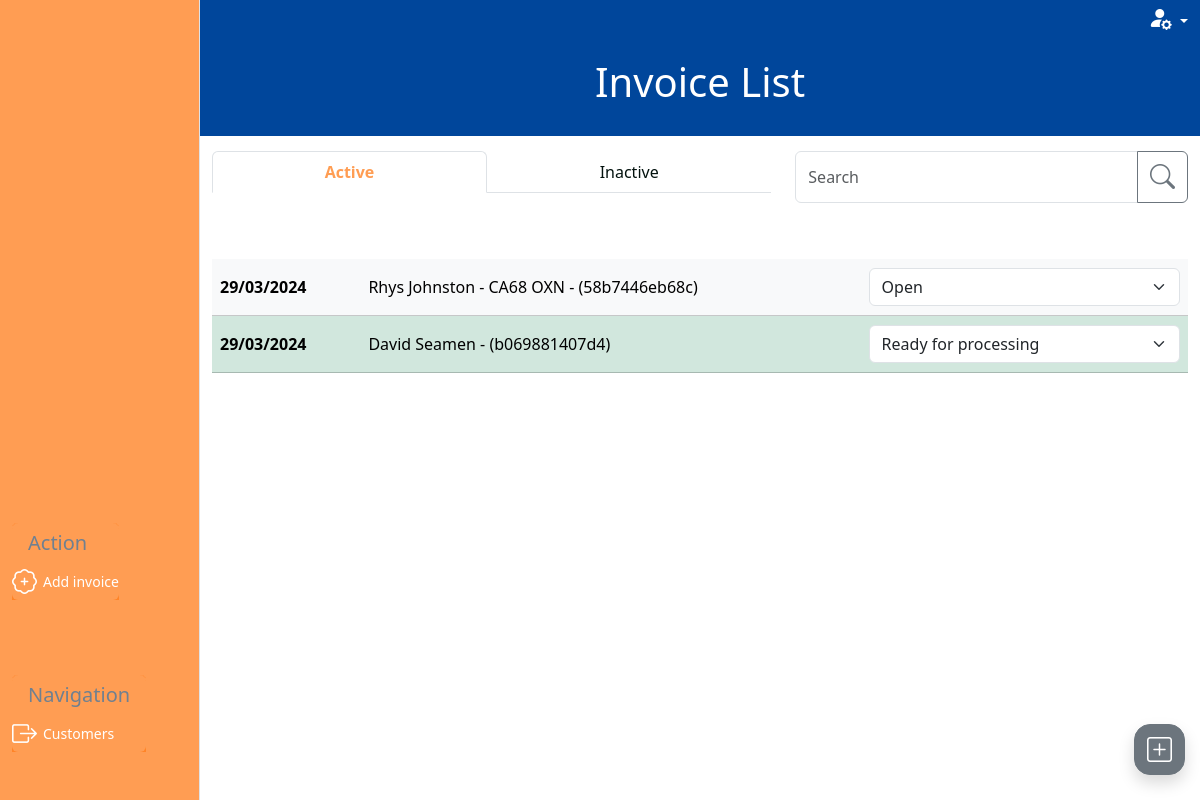
Before: /invoices/invoice_list with the older database file.
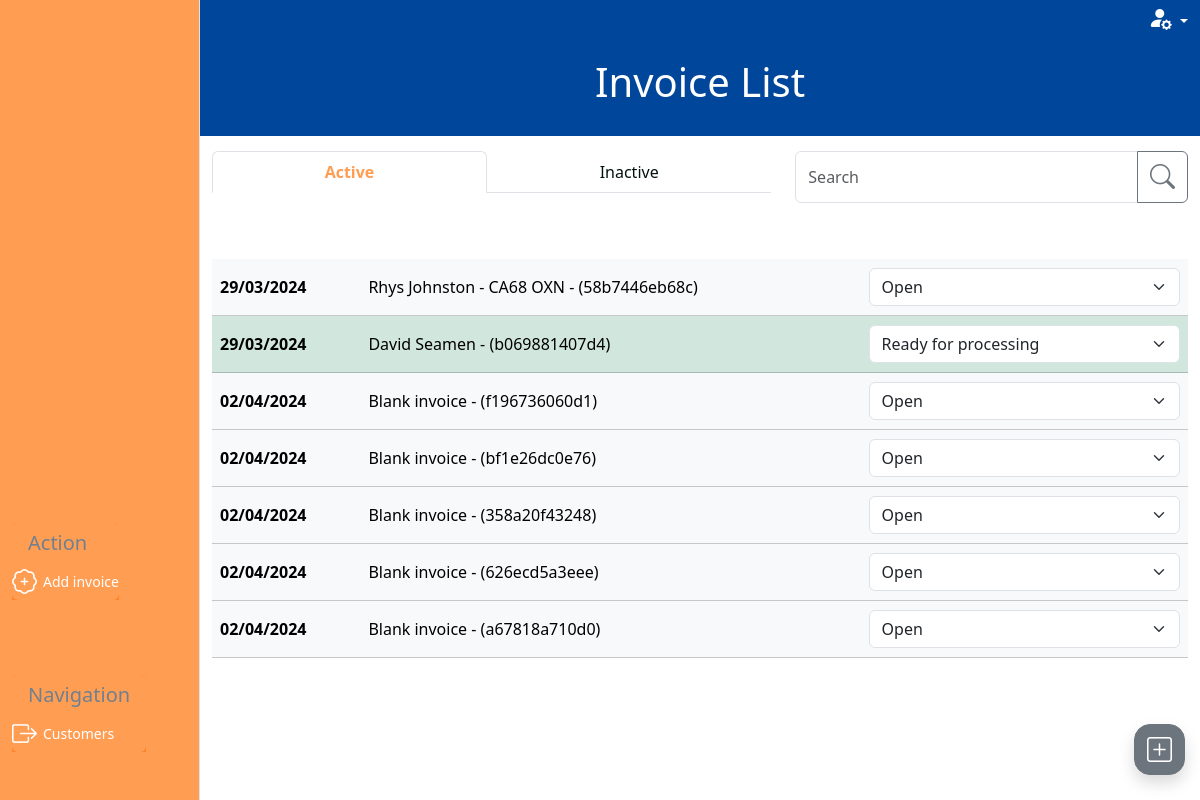
After: the same page with the newer database file.
### invoice/models.py (models this page shows, shortened)
class Invoice(models.Model):
    class InvoiceStatus(models.IntegerChoices):
        WORK_ON_HOLD = 1, 'Work on hold'
        OPEN = 2, 'Open'
        READY_FOR_PROCESSING = 3, 'Ready for processing'
        READY_FOR_VERIFICATION = 4, 'Ready for verification'
        SENT_TO_CUSTOMER = 5, 'Sent to customer'
        COMPLETE = 6, 'Complete'
    inv_number = models.CharField(
        max_length=10, null=True, editable=False)
    inv_integer = models.PositiveIntegerField(null=True, editable=False)
    customer = models.ForeignKey(
        Customer, on_delete=models.PROTECT, related_name='invoices',
        blank=True, null=True)
    vehicle = models.ForeignKey(
        Vehicle, on_delete=models.PROTECT, related_name='invoices',
        blank=True, null=True)
    date_in = models.DateTimeField(blank=True, null=True)
    mileage = models.PositiveIntegerField(blank=True, null=True)
    status = models.PositiveSmallIntegerField(
        choices=InvoiceStatus.choices, blank=True, null=True)
    active = models.BooleanField(default=True, blank=True, null=True)
    parts_subtotal = models.PositiveIntegerField(blank=True, null=True)
    labour_subtotal = models.PositiveIntegerField(blank=True, null=True)
    subtotal = models.PositiveIntegerField(blank=True, null=True)
    vat_total = models.PositiveIntegerField(blank=True, null=True)
    grand_total = models.PositiveIntegerField(blank=True, null=True)
    slug = models.SlugField(max_length=100, unique=True, blank=False, null=False)
    unique_id = models.CharField(null=True, blank=True, max_length=100)
    def __str__(self):
        if self.inv_integer:
            result = f'{self.customer} - {self.vehicle} - {self.inv_number}'
        elif self.customer and self.vehicle:
            result = f'{self.customer} - {self.vehicle} - ({self.unique_id})'
        elif self.customer or self.vehicle:
            result = f'{self.customer or self.vehicle} - ({self.unique_id})'
        else:
            result = f'Blank invoice - ({self.unique_id})'
        return result

### customer/models.py (models this page shows, shortened)
class Customer(models.Model):
    class CustomerType(models.IntegerChoices):
        TRADE = 1, 'Trade'
        PRIVATE = 2, 'Private'
    class PaymentTerms(models.IntegerChoices):
        PIA = 1, 'Payment in advance'
        NET_7 = 2, '7 days'
        NET_14 = 3, '14 days'
        NET_30 = 4, '30 days'
        NET_60 = 5, '60 days'
    name = models.CharField(max_length=20, blank=False, null=False)
    friendly_name = models.CharField(max_length=10, blank=True, null=True)
    type = models.PositiveSmallIntegerField(
        choices=CustomerType.choices, blank=True, null=True)
    address_line_1 = models.CharField(max_length=27, blank=True, null=True)
    address_line_2 = models.CharField(max_length=27, blank=True, null=True)
    city_region = models.CharField(max_length=27, blank=True, null=True)
    postcode = models.CharField(max_length=10, blank=True, null=True)
    contact_number_primary = models.CharField(max_length=20, blank=True, null=True)
    email = models.CharField(max_length=20, blank=True, null=True)
    payment_terms = models.PositiveSmallIntegerField(
        choices=PaymentTerms.choices, blank=True, null=True)
    active = models.BooleanField(default=True, blank=True, null=True)
    slug = models.SlugField(max_length=100, unique=True, blank=False, null=False)
    def __str__(self):
        return self.name

class Vehicle(models.Model):
    customer = models.ForeignKey(
        Customer, blank=False, null=False, on_delete=models.CASCADE)
    registration = models.CharField(max_length=10, null=False, blank=False)
    make = models.CharField(max_length=27, blank=True, null=True)
    model = models.CharField(max_length=27, blank=True, null=True)
    active = models.BooleanField(default=True, blank=True, null=True)
    slug = models.SlugField(max_length=100, unique=True, blank=False, null=False)
    def __str__(self):
        return self.registration

### invoice/views.py (the view, shortened to what this page needs)
# urls.py: path('invoice_list', views.invoice_list, name='invoice_list'),
def invoice_list(request):
    create_invoice_form = InvoiceForm(initial={'status': 2})
    invoices = Invoice.objects.all()
    query = None
    filter_mapping = {
        'active': [2, 3, 4],
        'pending': [5,],
        'inactive': [1, 6]
    }
    filter = 'active'
    if request.method == 'GET':
        if 'filter' in request.GET:
            filter = request.GET['filter']
            if 'q' in request.GET:
                query = request.GET['q']
                if not query:
                    messages.error(request, 'Nothing entered in search bar.')
                    return redirect(reverse('invoice_list'))
                queries = Q(customer__name__icontains=query) | Q(vehicle__registration__icontains=query)
                invoices = invoices.filter(queries)
    status_to_filter = filter_mapping.get(filter)
    invoices=invoices.filter(status__in=status_to_filter)
    all_status_options = dict(Invoice.InvoiceStatus.choices)
    status_mapping = {
        1: (2,),
        2: (3, 1),
        3: (4, 2),
        4: (5, 3),
        5: (6, 4)
    }
    class_mapping = {
        1: 'table-secondary',
        3: 'table-success',
        4: 'table-warning'
    }
    for invoice in invoices:
        available_status_options = status_mapping.get(invoice.status, {})
        invoice.available_status_options = extract_options(all_status_options, *available_status_options)
    context = {
        'create_invoice_form': create_invoice_form,
        'invoices': invoices,
        'search_term': query,
        'filter_status': filter,
        'table_class_dict': class_mapping
    }
    return render(request, 'invoice/invoice_list.html', context)

### invoice/context_processors.py (called while the page is built)
def user_creds(request):
    return {
        'Mechanic': request.user.groups.filter(name='Mechanic').exists(),
        'Accounts': request.user.groups.filter(name='Accounts').exists(),
        'Foreman': request.user.groups.filter(name='Foreman').exists(),
    }

### invoice/forms.py (called while the page is built)
def add_or_edit_button(slug):
    if slug:
        text = 'Edit'
    else:
        text = 'Create'
    return text

def add_or_edit_path(slug, type):
    if slug:
        path = reverse('edit_'+type, args=[slug])
    else:
        path = reverse('create_'+type)
    return path

def add_or_edit_modal(slug, type, layout):
    if slug:
        layout
    else:
        layout = Modal(
            layout,
            css_id=type+"_modal",
            title="Add "+type.capitalize(),
            css_class="modal-lg h-100 overflow-y-auto"
        )
    return  layout

    def create_option(self, name, value, label, selected, index, subindex=None, attrs=None):
        option = super().create_option(
            name, value, label, selected, index, subindex=subindex, attrs=attrs)
        try:
            instance = self.choices.queryset.get(pk=value.value)
            option_fk = instance.customer.id
            if option_fk:
                option['attrs']['class'] = option_fk
        except:
            option['attrs']['class'] = 'no_customer'
        return option

### invoice/templatetags/custom_tags.py (called while the page is built)
@register.filter
def get_class(value, arg):
    return arg.get(value, 'table-light')

@register.filter
def date_uk(value):
    return formats.date_format(value, "d/m/Y")

### invoice/views.py (called while the page is built)
def extract_options(status_options, *keys_to_keep):
    return {key: status_options[key] for key in keys_to_keep}

### invoice/templates/invoice/invoice_list.html (shortened to what this page needs)
{% extends "base_dashboard.html" %}
{% load static %}
{% load crispy_forms_tags %}
{% load custom_tags %}
{% block css %}
{{ block.super }}
<link rel="stylesheet" href="{% static 'invoice/css/invoice.css' %}">
{% endblock %}
{% block page_heading %}Invoice List{% endblock %}
{% block side_menu_action_items %}
<a type="button" data-bs-toggle="modal" data-bs-target="#invoice_modal" class="btn side-menu-link text-white"><i
        class="bi bi-patch-plus"></i> <span>Add invoice</span></a>
{% endblock side_menu_action_items %}
{% block side_menu_nav_items %}
<a href="{% url 'customer_list' %}" class="btn side-menu-link text-white"><i
        class="bi bi-box-arrow-right"></i><span>Customers</span></a>
{% endblock side_menu_nav_items %}
{% block filter_search %}
<div class="col-7 d-none d-lg-block mb-4">
    <ul class="nav nav-tabs nav-fill" role="navigation">
        <li class="nav-item">
            <a class="nav-link {% if filter_status == 'active' %}active" aria-current="page" {% else %}" {% endif %}
            href="{% url 'invoice_list' %}">Active</a>
        </li>
        <li class="nav-item">
            <a class="nav-link {% if filter_status == 'inactive' %}active" aria-current="page" {% else %}" {% endif %}
            href="{% url 'invoice_list' %}?filter=inactive">Inactive</a>
        </li>
    </ul>
</div>
<div class="col-lg-5 d-none d-lg-block ">
    <form action="{% url 'invoice_list' %}" method="GET">
        {% include 'includes/searchbar.html' %}
    </form>
</div>
{% endblock %}
{% block dashboard_content %}
<table class="table table-hover align-middle">
    <tbody>
        {% if invoices %}
        {% for invoice in invoices %}
        {% with status=invoice.status %}
        {% if status == 1 and Mechanic or status == 3 and Mechanic %}
        {% elif status == 4 and not Accounts %}
        {% else %}
        <tr class="{{ invoice.status|get_class:table_class_dict }}">
            <th scope="row " class="d-none d-lg-table-cell">
                <a href="{% url 'invoice_summary' invoice.slug %}">{{invoice.date_in|date_uk}}</a>
            </th>
            <td class="d-none d-lg-table-cell">
                <a href="{% url 'invoice_summary' invoice.slug %}">{{invoice}}</a>
            </td>
            <td>
                <form action="{% url 'invoice_list' %}" method="POST" id="invoice_change_status_{{invoice.pk}}">
                    <select class="form-select" aria-label="Default select example" onchange="submitForm(this)"
                        name="status">
                        <option selected disabled>{{invoice.get_status_display}}</option>
                    </select>
                </form>
            </td>
        </tr>
        {% endif %}
        {% endwith %}
        {% endfor %}
        {% else %}
        <div class="text-center">
            <h5>No results</h5>
        </div>
        {% endif %}
    </tbody>
</table>
{% endblock %}

### templates/base_dashboard.html (shortened to what this page needs)
{% extends "base.html" %}
{% load static %}
{% block content %}
  <div class="container-fluid vh-100 main-container">
      <div class="row h-100">
      <div class="col-lg-2 d-none d-lg-block side-menu">
        <div class="container-fluid vh-100 border-end">
          <div class="row h-50">
            <div class="col-12"></div>
          </div>
          <div class="row h-25">
            <div class="col-12 action-container side-menu-container d-flex align-items-end">
              <div class="card">
                <div class="card-header">
                  <h5 class="card-title menu-title">Action</h5>
                </div>
                <div class="card-body p-0 w-100">
                  {% block side_menu_action_items %}
                  {% endblock side_menu_action_items %}
                </div>
              </div>
            </div>
          </div>
          <div class="row h-25">
            <div class="mb-5 col-12 navigation-container side-menu-container d-flex align-items-end">
              <div class="card">
                <div class="card-header">
                  <h5 class="card-title menu-title">Navigation</h5>
                </div>
                <div class="card-body p-0 w-100">
                  {% block side_menu_nav_items %}
                  {% endblock side_menu_nav_items %}
                </div>
              </div>
            </div>
          </div>
        </div>
      </div>
      <div class="col-12 col-lg-10 dashboard-outer p-0">
          <header class="container-fluid header-container">
            <div class="row">
                <div class="col text-end">
                  <div class="dropdown">
                    <a class="dropdown-toggle" href="#" role="button" data-bs-toggle="dropdown"
                      aria-expanded="false">
                      <i class="bi bi-person-fill-gear fs-4 text-white"></i>
                    </a>
                </div>
              </div>
            </div>
            <div class="row heading-row">
                <div class="col d-flex align-items-center justify-content-center heading-container">
                  <h1 class="d-inline">{% block page_heading %}{% endblock %}</h1>
                </div>
            </div>
          </header>
          <div class="container-fluid filter-search-container">
            <div class="row">
              {% block filter_search %}
              {% endblock %}
            </div>
          </div>
          <div class="container dashboard-content-container mt-4">
            <div class="row h-100">
                <div class="col-12">
                {% block dashboard_content %}
                {% endblock %}
                </div>
            </div>
          </div>
      </div>
    </div>
  </div>
{% include "includes/mobile_menu.html" %}
{% endblock %}

### templates/base.html (shortened to what this page needs)
{% load static %}
<!doctype html>
<html lang="en">
<head>
  {% block css %}
  <link href="https://cdn.jsdelivr.net/npm/bootstrap@5.3.3/dist/css/bootstrap.min.css" rel="stylesheet"
>
  <link rel="stylesheet" href="https://cdn.jsdelivr.net/npm/bootstrap-icons@1.11.3/font/bootstrap-icons.min.css">
  <link rel="stylesheet" href="{% static 'css/base.css' %}">
  {% endblock %}
</head>
<body>
  {% block content %}
  {% endblock %}
</body>
</html>

### templates/includes/searchbar.html (shortened to what this page needs)
<div class="input-group mb-3">
    <input id="search-bar" type="text" class="form-control" placeholder="Search" aria-label="Search"
        aria-describedby="search-confirm" name="q">
    <button class="btn btn-outline-secondary" type="submit" id="search-confirm"><i class="bi bi-search"></i></button>
</div>

### templates/includes/mobile_menu.html (shortened to what this page needs)
<div class="dropup mobile-menu-container">
    <button class="btn btn-secondary mobile-menu-button rounded-4 shadow" type="button" data-bs-toggle="dropdown"
        aria-expanded="false">
        <i class="bi bi-plus-square"></i>
    </button>
</div>

### static/css/base.css (style rules this page uses)
html { height: 100%; overflow: hidden; }
a { color: black; text-decoration: none; }
i { font-size: 25px; }
.side-menu { padding: 0; }
.menu-title { color: slategrey; margin: 0; }
.side-menu .card { border: 0; }
.side-menu { background-color: rgba(255, 124, 26, 0.75) !important; color: white; border: 0; }
.side-menu .card .card-header, .side-menu .card .card-body { background-color: rgba(255, 124, 26, 0.75); border:0; }
.side-menu-link { display: flex; justify-content: end; align-items: center; justify-content: start; font-size: 14px; font-weight: 500; border:none; margin-right: 0px; padding: 0; }
.side-menu-link > i { font-size: 25px; margin-right: 6px; }
.header-container { background-color: #00469B; }
.dropdown-toggle { color: white; }
.heading-container h1 { color:white; }
.heading-row { height: 100px; margin-bottom: 15px; border-radius: 8px; }
.dashboard-outer { overflow-y: auto; height: 100vh; }
tr { line-height: 40px; }
th > a, td > a { text-decoration: none; display:block }
.mobile-menu-container { position: fixed; bottom: 25px; right: 15px; }
.mobile-menu-button { min-height: 3rem; min-width: 3rem; }
.mobile-menu-button i { font-weight: 800; color: white; font-size: 25px; }

### invoice/static/invoice/css/invoice.css (style rules this page uses)
.nav-item .nav-link { color: #03120E; }
.nav-tabs .nav-item .nav-link.active { color: #FF9D53!important; font-weight: 600; }

Changed rows visible on the page:
added Invoice: date_in "02/04/2024", inv_integer+customer+vehicle "Blank invoice - (f196736060d1)", status "Open"
added Invoice: date_in "02/04/2024", inv_integer+customer+vehicle "Blank invoice - (bf1e26dc0e76)", status "Open"
added Invoice: date_in "02/04/2024", inv_integer+customer+vehicle "Blank invoice - (358a20f43248)", status "Open"
added Invoice: date_in "02/04/2024", inv_integer+customer+vehicle "Blank invoice - (626ecd5a3eee)", status "Open"
added Invoice: date_in "02/04/2024", inv_integer+customer+vehicle "Blank invoice - (a67818a710d0)", status "Open"
